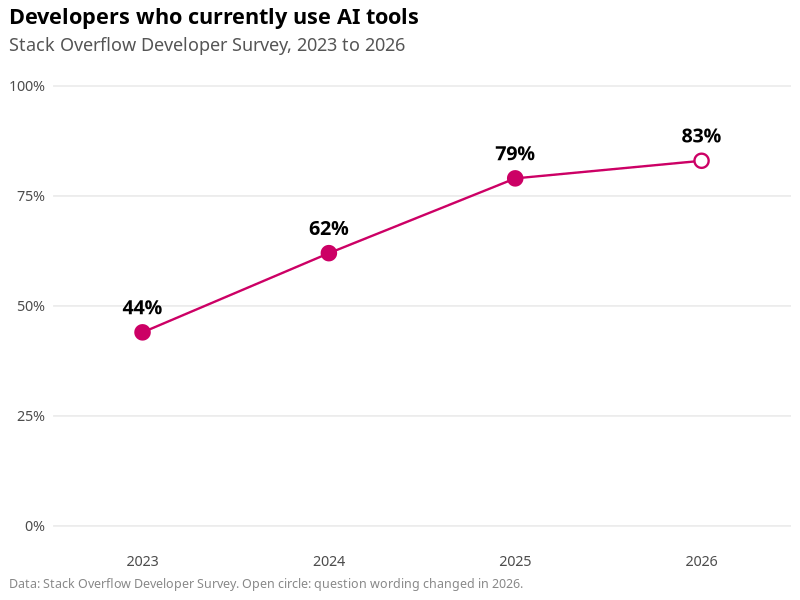
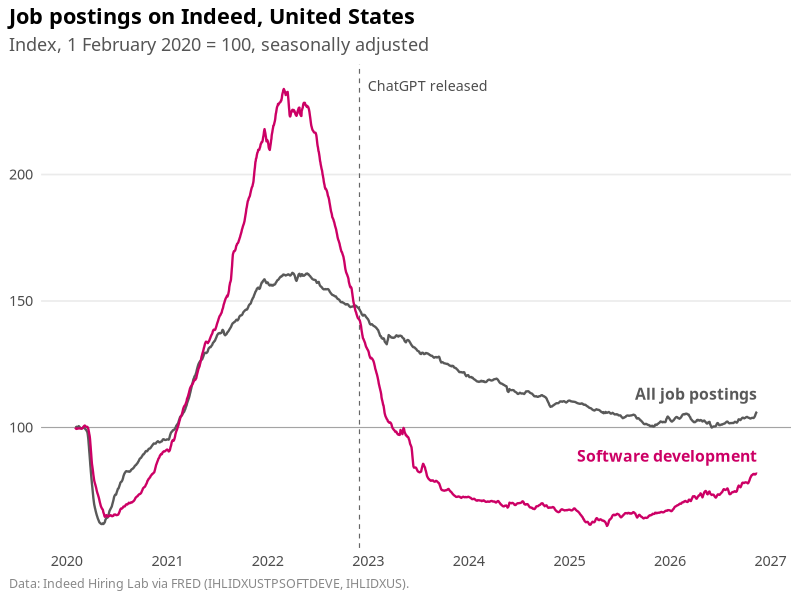

Write the R code that produced these figures, in order.
### -----------------------------
### Charts for session 12: AI adoption and job postings
### -----------------------------

library(tidyverse)

accent <- "#cc0065"
chatgpt <- as.Date("2022-11-30")

theme_sm <- function(base_size = 13) {
  theme_minimal(base_family = "Fira Sans", base_size = base_size) +
    theme(
      plot.title = element_text(face = "bold"),
      plot.title.position = "plot",
      plot.subtitle = element_text(colour = "#555555"),
      plot.caption = element_text(colour = "#888888", hjust = 0, size = 9),
      plot.caption.position = "plot",
      panel.grid.minor = element_blank(),
      panel.grid.major.x = element_blank(),
      legend.position = "none",
      plot.background = element_rect(fill = "white", colour = NA)
    )
}

# 1) AI use among developers ----------------------------------------
# Stack Overflow Developer Survey, share of respondents who currently use
# AI tools. 2026: question wording changed ("AI tools or AI agents in your
# role at work"), so the last point is not strictly comparable.
# 2023: https://survey.stackoverflow.co/2023/#ai
# 2024: https://survey.stackoverflow.co/2024/ai
# 2025: https://survey.stackoverflow.co/2025/
# 2026: https://survey.stackoverflow.co/2026/ai/data#ai-usage

adoption <- tribble(
  ~year, ~share, ~comparable,
  2023,  44,     TRUE,
  2024,  62,     TRUE,
  2025,  79,     TRUE,
  2026,  83,     FALSE
)

p1 <- ggplot(adoption, aes(year, share)) +
  geom_line(linewidth = 0.8, colour = accent) +
  geom_point(aes(shape = comparable), size = 4, colour = accent, fill = "white", stroke = 1.2) +
  geom_text(aes(label = paste0(round(share), "%")), vjust = -1.3,
            family = "Fira Sans", fontface = "bold", size = 5) +
  scale_shape_manual(values = c(`TRUE` = 19, `FALSE` = 21)) +
  scale_y_continuous(limits = c(0, 100), labels = \(x) paste0(x, "%")) +
  scale_x_continuous(limits = c(2022.7, 2026.3)) +
  labs(
    title = "Developers who currently use AI tools",
    subtitle = "Stack Overflow Developer Survey, 2023 to 2026",
    caption = "Data: Stack Overflow Developer Survey. Open circle: question wording changed in 2026.",
    x = NULL, y = NULL
  ) +
  theme_sm()

ggsave("../pics/ai-adoption-developers.png", p1, device = ragg::agg_png,
       width = 9, height = 4.6, dpi = 200, bg = "white")

# 2) Job postings on Indeed -----------------------------------------
# Indeed Hiring Lab job postings index (1 Feb 2020 = 100), US, seasonally
# adjusted, via FRED: series IHLIDXUSTPSOFTDEVE and IHLIDXUS.
# https://fred.stlouisfed.org/series/IHLIDXUSTPSOFTDEVE

postings <- bind_rows(
  read_csv("IHLIDXUSTPSOFTDEVE.csv", show_col_types = FALSE) |>
    rename(date = 1, index = 2) |> mutate(series = "Software development"),
  read_csv("IHLIDXUS.csv", show_col_types = FALSE) |>
    rename(date = 1, index = 2) |> mutate(series = "All job postings")
)

labels <- postings |> slice_max(date, by = series)

p2 <- ggplot(postings, aes(date, index, colour = series)) +
  geom_hline(yintercept = 100, colour = "grey60", linewidth = 0.3) +
  geom_vline(xintercept = chatgpt, colour = "grey40", linewidth = 0.4, linetype = "dashed") +
  geom_line(linewidth = 0.8) +
  geom_text(data = labels, aes(label = series), hjust = 1, vjust = -1,
            family = "Fira Sans", fontface = "bold", size = 4) +
  annotate("text", x = chatgpt + 30, y = 235, label = "ChatGPT released",
           hjust = 0, colour = "grey30", family = "Fira Sans", size = 3.6) +
  scale_colour_manual(values = c("Software development" = accent, "All job postings" = "grey35")) +
  scale_x_date(date_breaks = "1 year", date_labels = "%Y") +
  labs(
    title = "Job postings on Indeed, United States",
    subtitle = "Index, 1 February 2020 = 100, seasonally adjusted",
    caption = "Data: Indeed Hiring Lab via FRED (IHLIDXUSTPSOFTDEVE, IHLIDXUS).",
    x = NULL, y = NULL
  ) +
  theme_sm()

ggsave("../pics/job-postings-indeed.png", p2, device = ragg::agg_png,
       width = 9, height = 4.6, dpi = 200, bg = "white")
